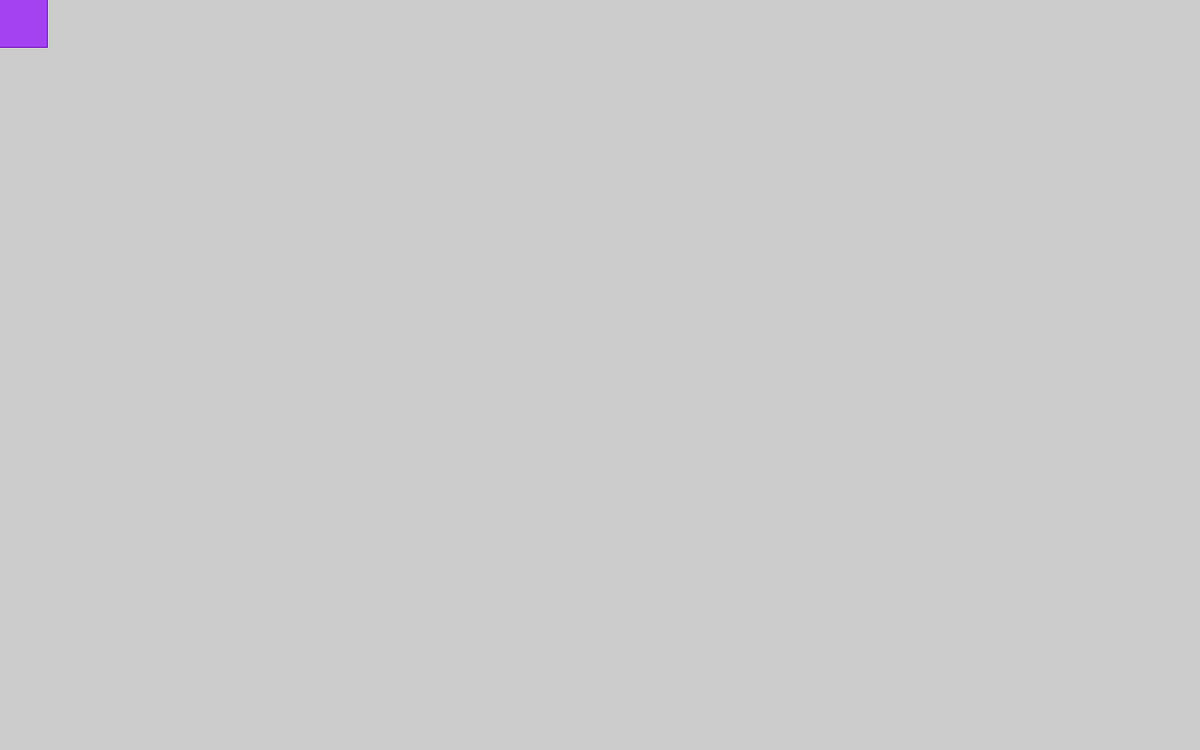
Frame 1 (no input)
Frame 60 (the mouse pressed at the canvas centre just before this capture): identical to frame 1, image omitted
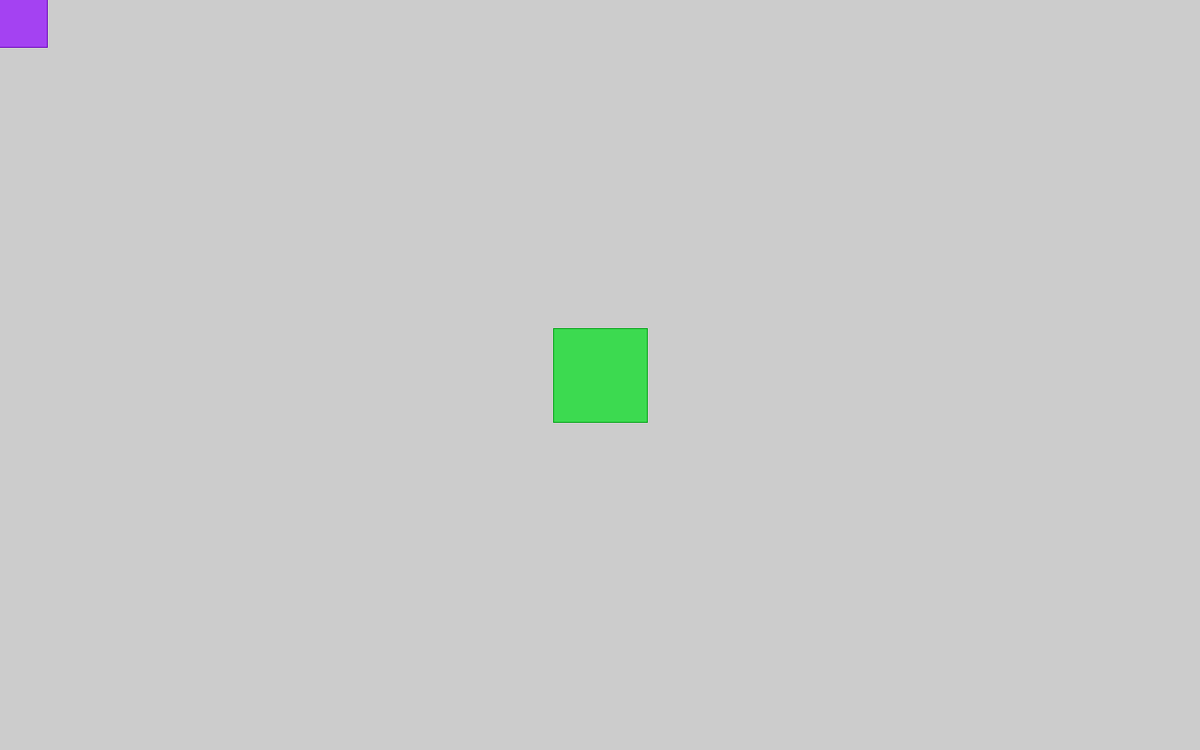
Frame 120 (the mouse held since frame 60 and released just before this capture)

The Processing sketch that drew these frames (run headless with seeded random() and noise(); from frame 60 on, the mouse is pressed at the canvas centre):

// Processing sketch: OOOH_SQUARES
// ── OOOH_SQUARES.pde
int x = -540;
int y = -540;

float r = random(255);
float g = random(255);
float b = random(255);

void setup(){
 size(1280,800); 
 frameRate(80);
}

void draw(){
  x = mouseX-50;
  y = mouseY-50;
  stroke(r-50,g-50,b-50);
  strokeWeight(1);
  fill(r,g,b);
  rect(x,y,100,100);
}

void mousePressed(){
background(205);
  
x = -540;
y = -540;

r = random(255);
g = random(255);
b = random(255);
}
